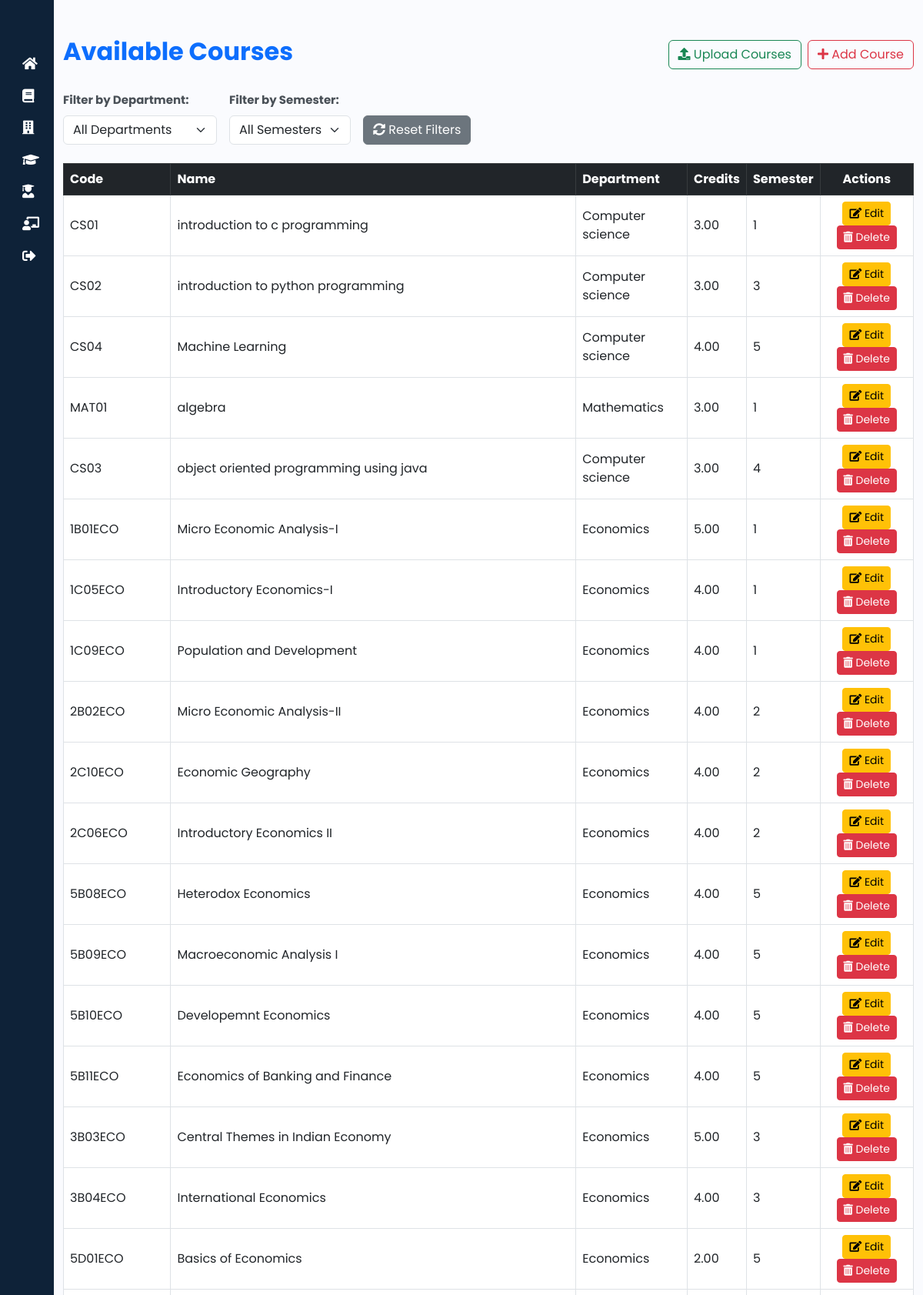
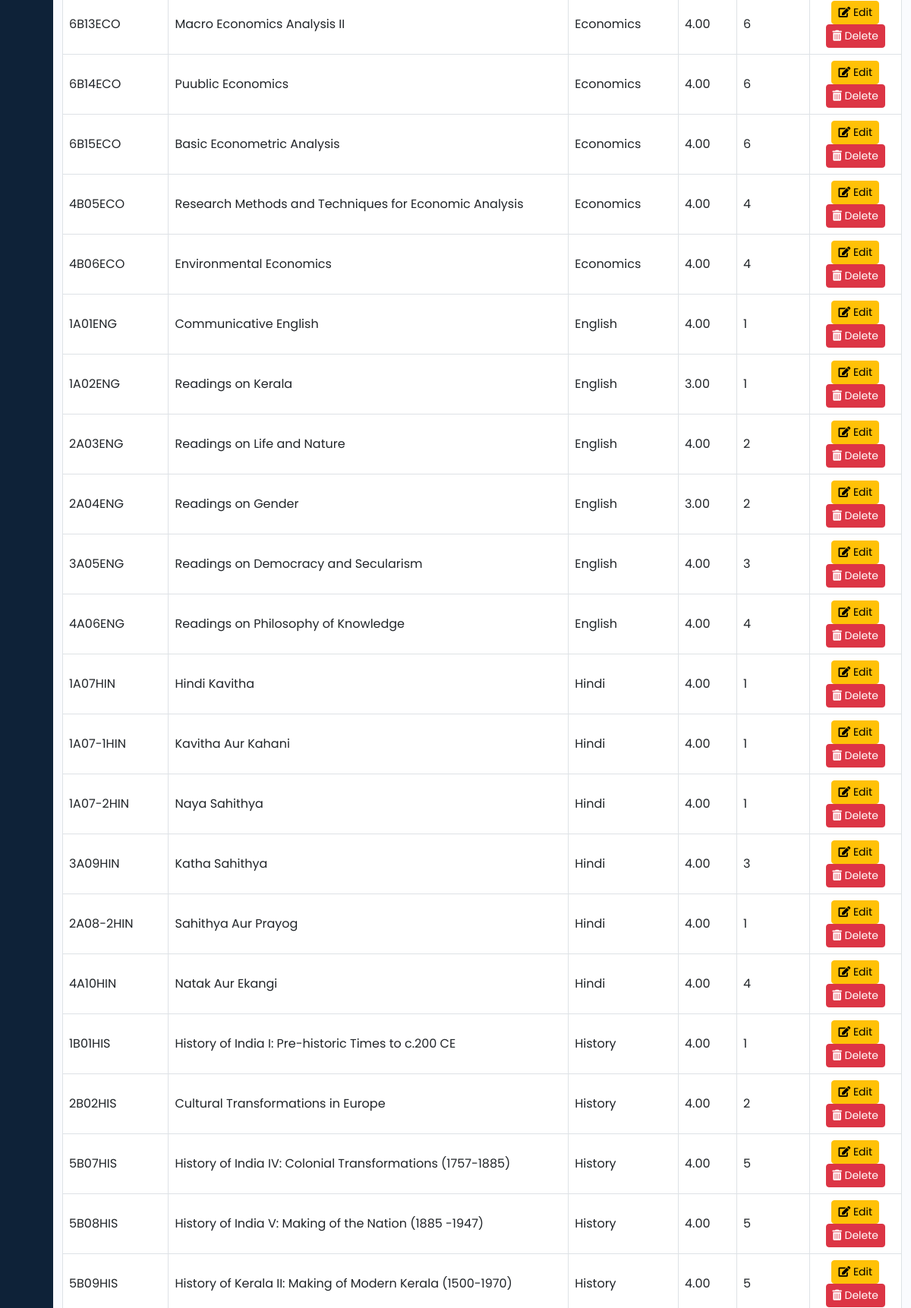
/course-list/ (signed in, upper part), run on the app's committed database (2 pictures, top to bottom).
### rapid/models.py (models this page shows, shortened)
class Course(models.Model):
    SEMESTER_CHOICES = [
        ('1', 'First Semester'),
        ('2', 'Second Semester'),
        ('3', 'Third Semester'),
        ('4', 'Fourth Semester'),
        ('5', 'Fifth Semester'),
        ('6', 'Sixth Semester'),
        ('7', 'Seventh Semester'),
        ('8', 'Eighth Semester'),
    ]
    course_id = models.AutoField(primary_key=True)
    course_code = models.CharField(max_length=20, unique=True)
    course_title = models.CharField(max_length=100)
    credit = models.DecimalField(max_digits=4, decimal_places=2)
    department_id = models.ForeignKey(Department, on_delete=models.CASCADE)
    semester = models.CharField(max_length=1, choices=SEMESTER_CHOICES)

class Department(models.Model):
    department_id=models.AutoField(primary_key=True)
    department_name=models.CharField(max_length=100)

### rapid/views.py (the view)
# urls.py: path('course-list/', views.course_list, name='course_list'),
@login_required
@admin_required
def course_list(request):
    courses = Course.objects.all()  # Fetch all courses from the database
    departments = Department.objects.all()  # Fetch all departments
    return render(request, 'rapid/course_list.html', {'courses': courses,"departments": departments})

### rapid/templates/rapid/course_list.html (shortened to what this page needs)
{% extends "base.html" %}
{% block content %}
<div class="container mt-5">
    <div class="d-flex justify-content-between align-items-center mb-4">
        <h2 class="fw-bold text-primary">Available Courses</h2>
        <div class="d-flex gap-2">
            <a href="/upload-courses/" class="btn btn-outline-success">
                <i class="fas fa-upload"></i> Upload Courses
            </a>
            <a href="/create-course/" class="btn btn-outline-danger">
                <i class="fas fa-plus"></i> Add Course
            </a>
        </div>
    </div>
    <div class="mb-4 d-flex flex-wrap gap-3">
        <div>
            <label for="departmentFilter" class="form-label fw-bold">Filter by Department:</label>
            <select id="departmentFilter" class="form-select">
                <option value="all">All Departments</option>
            </select>
        </div>
        <div>
            <label for="semesterFilter" class="form-label fw-bold">Filter by Semester:</label>
            <select id="semesterFilter" class="form-select">
                <option value="all">All Semesters</option>
            </select>
        </div>
        <div class="d-flex align-items-end">
            <button id="resetFilter" class="btn btn-secondary">
                <i class="fas fa-sync-alt"></i> Reset Filters
            </button>
        </div>
    </div>
    <div class="table-responsive">
        <table class="table table-hover table-bordered align-middle">
            <thead class="table-dark">
                <tr>
                    <th>Code</th>
                    <th>Name</th>
                    <th>Department</th>
                    <th>Credits</th>
                    <th>Semester</th>
                    <th class="text-center">Actions</th>
                </tr>
            </thead>
            <tbody id="courseTable">
                {% for course in courses %}
                <tr data-department="{{ course.department_id.department_id }}" data-semester="{{ course.semester }}">
                    <td>{{ course.course_code }}</td>
                    <td>{{ course.course_title }}</td>
                    <td>{{ course.department_id.department_name }}</td>
                    <td>{{ course.credit }}</td>
                    <td>{{ course.semester }}</td>
                    <td class="text-center">
                        <a href="{% url 'edit_course' course.pk %}" class="btn btn-warning btn-sm">
                            <i class="fas fa-edit"></i> Edit
                        </a>
                        <a href="{% url 'delete_course' course.pk %}"
                           onclick="return confirm('Are you sure you want to delete this course?');"
                           class="btn btn-danger btn-sm">
                            <i class="fas fa-trash-alt"></i> Delete
                        </a>
                    </td>
                </tr>
                {% empty %}
                <tr>
                    <td colspan="6" class="text-center text-muted">No courses available.</td>
                </tr>
                {% endfor %}
            </tbody>
        </table>
    </div>
</div>
{% endblock %}

### rapid/static/css/style.css (style rules this page uses)
a { text-decoration: none; }
body { font-family: 'Poppins', sans-serif; }
.form-label { font-weight: 600; color: #495057; font-size: 15px; }

### data on the page
Course: course_code "CS01", course_title "introduction to c programming", department_id.department_name "Computer science", credit "3.00", semester "1"
Course: course_code "CS02", course_title "introduction to python programming", department_id.department_name "Computer science", credit "3.00", semester "3"
Course: course_code "CS04", course_title "Machine Learning", department_id.department_name "Computer science", credit "4.00", semester "5"
Course: course_code "MAT01", course_title "algebra", department_id.department_name "Mathematics", credit "3.00", semester "1"
Course: course_code "CS03", course_title "object oriented programming using java", department_id.department_name "Computer science", credit "3.00", semester "4"
Course: course_code "1B01ECO", course_title "Micro Economic Analysis-I", department_id.department_name "Economics", credit "5.00", semester "1"
Course: course_code "1C05ECO", course_title "Introductory Economics-I", department_id.department_name "Economics", credit "4.00", semester "1"
Course: course_code "1C09ECO", course_title "Population and Development", department_id.department_name "Economics", credit "4.00", semester "1"
Course: course_code "2B02ECO", course_title "Micro Economic Analysis-II", department_id.department_name "Economics", credit "4.00", semester "2"
Course: course_code "2C10ECO", course_title "Economic Geography", department_id.department_name "Economics", credit "4.00", semester "2"
Course: course_code "2C06ECO", course_title "Introductory Economics II", department_id.department_name "Economics", credit "4.00", semester "2"
Course: course_code "5B08ECO", course_title "Heterodox Economics", department_id.department_name "Economics", credit "4.00", semester "5"
Course: course_code "5B09ECO", course_title "Macroeconomic Analysis I", department_id.department_name "Economics", credit "4.00", semester "5"
Course: course_code "5B10ECO", course_title "Developemnt Economics", department_id.department_name "Economics", credit "4.00", semester "5"
Course: course_code "5B11ECO", course_title "Economics of Banking and Finance", department_id.department_name "Economics", credit "4.00", semester "5"
Course: course_code "3B03ECO", course_title "Central Themes in Indian Economy", department_id.department_name "Economics", credit "5.00", semester "3"
Course: course_code "3B04ECO", course_title "International Economics", department_id.department_name "Economics", credit "4.00", semester "3"
Course: course_code "5D01ECO", course_title "Basics of Economics", department_id.department_name "Economics", credit "2.00", semester "5"
Course: course_code "6B13ECO", course_title "Macro Economics Analysis II", department_id.department_name "Economics", credit "4.00", semester "6"
Course: course_code "6B14ECO", course_title "Puublic Economics", department_id.department_name "Economics", credit "4.00", semester "6"
Course: course_code "6B15ECO", course_title "Basic Econometric Analysis", department_id.department_name "Economics", credit "4.00", semester "6"
Course: course_code "4B05ECO", course_title "Research Methods and Techniques for Economic Analysis", department_id.department_name "Economics", credit "4.00", semester "4"
Course: course_code "4B06ECO", course_title "Environmental Economics", department_id.department_name "Economics", credit "4.00", semester "4"
Course: course_code "1A01ENG", course_title "Communicative English", department_id.department_name "English", credit "4.00", semester "1"
Course: course_code "1A02ENG", course_title "Readings on Kerala", department_id.department_name "English", credit "3.00", semester "1"
Course: course_code "2A03ENG", course_title "Readings on Life and Nature", department_id.department_name "English", credit "4.00", semester "2"
Course: course_code "2A04ENG", course_title "Readings on Gender", department_id.department_name "English", credit "3.00", semester "2"
Course: course_code "3A05ENG", course_title "Readings on Democracy and Secularism", department_id.department_name "English", credit "4.00", semester "3"
Course: course_code "4A06ENG", course_title "Readings on Philosophy of Knowledge", department_id.department_name "English", credit "4.00", semester "4"
Course: course_code "1A07HIN", course_title "Hindi Kavitha", department_id.department_name "Hindi", credit "4.00", semester "1"
Course: course_code "1A07-1HIN", course_title "Kavitha Aur Kahani", department_id.department_name "Hindi", credit "4.00", semester "1"
Course: course_code "1A07-2HIN", course_title "Naya Sahithya", department_id.department_name "Hindi", credit "4.00", semester "1"
Course: course_code "3A09HIN", course_title "Katha Sahithya", department_id.department_name "Hindi", credit "4.00", semester "3"
Course: course_code "2A08-2HIN", course_title "Sahithya Aur Prayog", department_id.department_name "Hindi", credit "4.00", semester "1"
Course: course_code "4A10HIN", course_title "Natak Aur Ekangi", department_id.department_name "Hindi", credit "4.00", semester "4"
Course: course_code "1B01HIS", course_title "History of India I: Pre-historic Times to c.200 CE", department_id.department_name "History", credit "4.00", semester "1"
Course: course_code "2B02HIS", course_title "Cultural Transformations in Europe", department_id.department_name "History", credit "4.00", semester "2"
Course: course_code "5B07HIS", course_title "History of India IV: Colonial Transformations (1757-1885)", department_id.department_name "History", credit "4.00", semester "5"
Course: course_code "5B08HIS", course_title "History of India V: Making of the Nation (1885 -1947)", department_id.department_name "History", credit "4.00", semester "5"
Course: course_code "5B09HIS", course_title "History of Kerala II: Making of Modern Kerala (1500-1970)", department_id.department_name "History", credit "4.00", semester "5"
